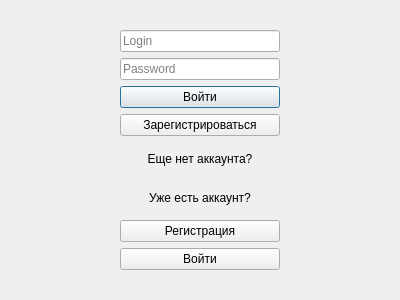
<?xml version="1.0" encoding="UTF-8"?>
<ui version="4.0">
 <class>AuthWindow</class>
 <widget class="QDialog" name="AuthWindow">
  <property name="geometry">
   <rect>
    <x>0</x>
    <y>0</y>
    <width>400</width>
    <height>300</height>
   </rect>
  </property>
  <property name="windowTitle">
   <string>Dialog</string>
  </property>
  <widget class="QWidget" name="verticalLayoutWidget_3">
   <property name="geometry">
    <rect>
     <x>120</x>
     <y>30</y>
     <width>160</width>
     <height>240</height>
    </rect>
   </property>
   <layout class="QVBoxLayout" name="verticalLayout_3">
    <item>
     <layout class="QVBoxLayout" name="verticalLayout_2">
      <item>
       <widget class="QLineEdit" name="loginInput">
        <property name="placeholderText">
         <string>Login</string>
        </property>
       </widget>
      </item>
      <item>
       <widget class="QLineEdit" name="passwordInput">
        <property name="placeholderText">
         <string>Password</string>
        </property>
       </widget>
      </item>
     </layout>
    </item>
    <item>
     <layout class="QVBoxLayout" name="verticalLayout">
      <item>
       <widget class="QPushButton" name="authEnterButton">
        <property name="text">
         <string>Войти</string>
        </property>
       </widget>
      </item>
      <item>
       <widget class="QPushButton" name="regEnterButton">
        <property name="text">
         <string>Зарегистрироваться</string>
        </property>
       </widget>
      </item>
      <item>
       <widget class="QLabel" name="authLabel">
        <property name="text">
         <string>Еще нет аккаунта?</string>
        </property>
        <property name="alignment">
         <set>Qt::AlignCenter</set>
        </property>
       </widget>
      </item>
      <item>
       <widget class="QLabel" name="regLabel">
        <property name="text">
         <string>Уже есть аккаунт?</string>
        </property>
        <property name="alignment">
         <set>Qt::AlignCenter</set>
        </property>
       </widget>
      </item>
      <item>
       <widget class="QPushButton" name="authRegButton">
        <property name="text">
         <string>Регистрация</string>
        </property>
       </widget>
      </item>
      <item>
       <widget class="QPushButton" name="regLoginButton">
        <property name="text">
         <string>Войти</string>
        </property>
       </widget>
      </item>
     </layout>
    </item>
   </layout>
  </widget>
 </widget>
 <resources/>
 <connections/>
</ui>
